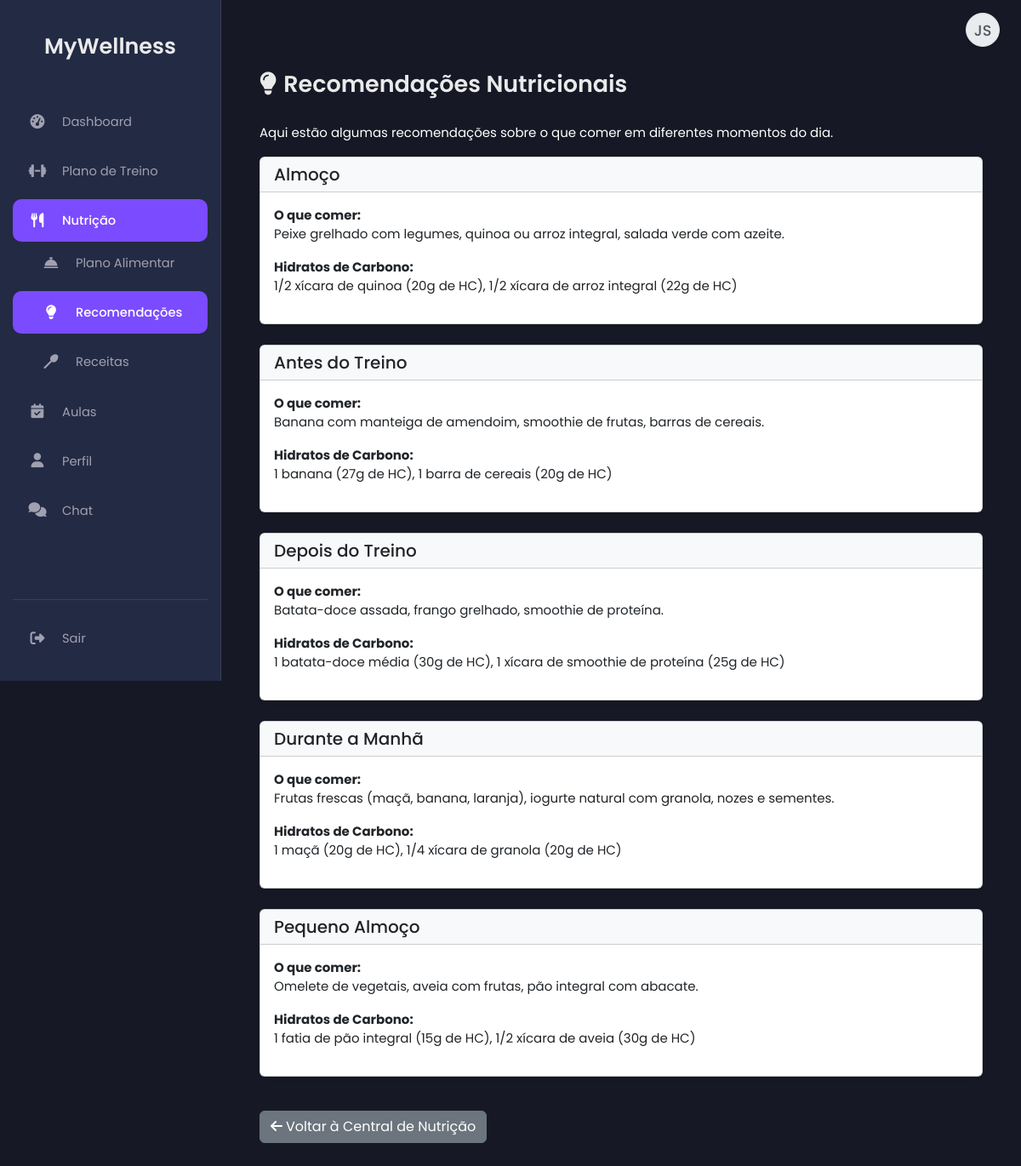
The page /recommendations_client.php (signed in) on the database its author committed.
### tables this page shows
CREATE TABLE `recommendations` (
  `id` int(11) NOT NULL,
  `title` varchar(100) NOT NULL,
  `description` text NOT NULL,
  `carbohydrates` text NOT NULL,
  `created_at` timestamp NOT NULL DEFAULT current_timestamp()
);

### recommendations_client.php (the view, shortened to what this page needs)
<?php
include 'db.php';
include 'header.php';
include 'sidebar_client.php';
$recommendations = [];
try {
    $stmt = $pdo->prepare("SELECT * from recommendations ORDER BY title ASC");
    $stmt->execute();
    $recommendations = $stmt->fetchAll();
} catch (PDOException $e) {
    error_log("Erro ao buscar recomendações: " . $e->getMessage());
}
?>
<main class="main-content">
    <div class="container mt-5">
        <h2><i class="fas fa-lightbulb me-2"></i>Recomendações Nutricionais</h2>
        <p class="text-muted" style="color: white !important;">Aqui estão algumas recomendações sobre o que comer em diferentes momentos do dia.</p>
        <?php if (!empty($recommendations)): ?>
            <?php foreach ($recommendations as $recommendation): ?>
                <div class="card shadow-sm mb-4">
                    <div class="card-header bg-light"><h5 class="mb-0 text-dark"><?= htmlspecialchars($recommendation['title']) ?></h5></div>
                    <div class="card-body">
                        <p><strong>O que comer:</strong><br><?= nl2br(htmlspecialchars($recommendation['description'])) ?></p>
                        <p><strong>Hidratos de Carbono:</strong><br><?= nl2br(htmlspecialchars($recommendation['carbohydrates'])) ?></p>
                    </div>
                </div>
            <?php endforeach; ?>
        <?php else: ?>
            <div class="alert alert-info text-center">Nenhuma recomendação nutricional disponível no momento.</div>
        <?php endif; ?>
        <a href="nutrition_hub.php" class="btn btn-secondary mt-3"><i class="fas fa-arrow-left me-1"></i>Voltar à Central de Nutrição</a>
    </div>
</main>
<?php include 'footer.php'; ?>

### assets/css/dashboard_cliente.css (style rules this page uses)
:root { --bg-dark-primary: #161925; --bg-dark-secondary: #232A44; --text-light: #EAEAEA; --text-muted: #A0A0B0; --accent-color: #7B4BFF; --accent-color-hover: #6a3ffb; --border-color: #3a3f58; --sidebar-width: 260px; --sidebar-width-collapsed: 80px; --font-family: 'Poppins', sans-serif; }
body.dashboard-body { background-color: var(--bg-dark-primary); color: var(--text-light); font-family: var(--font-family); margin: 0; padding: 0; display: flex; min-height: 100vh; font-size: 15px; }
.main-content { margin-left: var(--sidebar-width); padding: 35px 45px; width: calc(100% - var(--sidebar-width)); background-color: var(--bg-dark-primary); transition: margin-left 0.3s ease, width 0.3s ease; overflow-y: auto; }
.main-content h2 { color: var(--text-light); margin-bottom: 30px; font-weight: 600; font-size: 1.8em; }
.container, .container-fluid, .container-lg, .container-md, .container-sm, .container-xl, .container-xxl { padding-left: 0; padding-right: 0; max-width: 100%; }

### assets/css/personalizacao_chat.css (style rules this page uses)
:root { --chat-bg: #FFFFFF; --chat-text: #000000; --chat-border: #D1D1D6; --chat-messages-bg: #FFFFFF; --chat-input-area-bg: #F8F9FA; --chat-input-bg: #FFFFFF; --chat-placeholder-text: #8A8A8E; --chat-sent-bg: #007AFF; --chat-sent-bg-rgb: 0, 122, 255; --chat-sent-text: #FFFFFF; --chat-received-bg: #E5E5EA; --chat-received-text: #000000; --chat-timestamp-sent: #d1eaff; --chat-timestamp-received: #6c757d; }

### rows shown on the page
recommendations: title "Almoço", description "Peixe grelhado com legumes, quinoa ou arroz integral, salada verde com azeite.", carbohydrates "1/2 xícara de quinoa (20g de HC), 1/2 xícara de arroz integral (22g de HC)"
recommendations: title "Antes do Treino", description "Banana com manteiga de amendoim, smoothie de frutas, barras de cereais.", carbohydrates "1 banana (27g de HC), 1 barra de cereais (20g de HC)"
recommendations: title "Depois do Treino", description "Batata-doce assada, frango grelhado, smoothie de proteína.", carbohydrates "1 batata-doce média (30g de HC), 1 xícara de smoothie de proteína (25g de HC)"
recommendations: title "Durante a Manhã", description "Frutas frescas (maçã, banana, laranja), iogurte natural com granola, nozes e sementes.", carbohydrates "1 maçã (20g de HC), 1/4 xícara de granola (20g de HC)"
recommendations: title "Pequeno Almoço", description "Omelete de vegetais, aveia com frutas, pão integral com abacate.", carbohydrates "1 fatia de pão integral (15g de HC), 1/2 xícara de aveia (30g de HC)"

### other values the page prints
$user_name_initials "JS"
